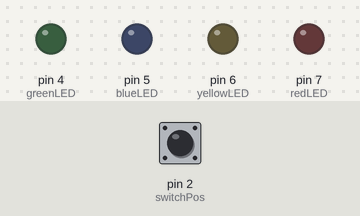
Bench run of a sketch on a simulated Arduino Uno, built with avr-gcc and run on an emulated ATmega328P. Shown: output pins drawn as LEDs (lit = HIGH). The test bench sets the inputs (shaded band); at power-on: pin 2 (switchPos) LOW.

Above: at 1.2 s.
1.3 s: pin 2 (switchPos) pulled HIGH for 0.15 s
At 2.1 s:
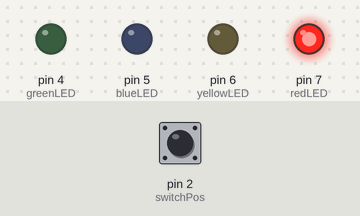
4.4 s: pin 2 (switchPos) pulled HIGH for 1 s
At 7.1 s:
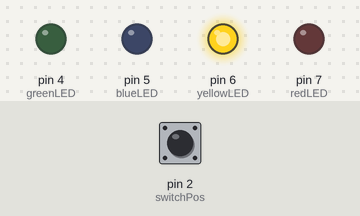
8.4 s: pin 2 (switchPos) pulled HIGH for 3.2 s
At 12.1 s:
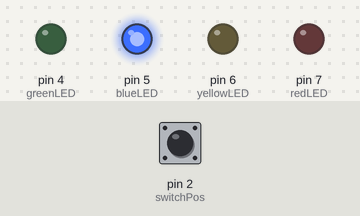
Timing chart, 0 to 14.8 s (numbered marks = the images above; inputs shaded):
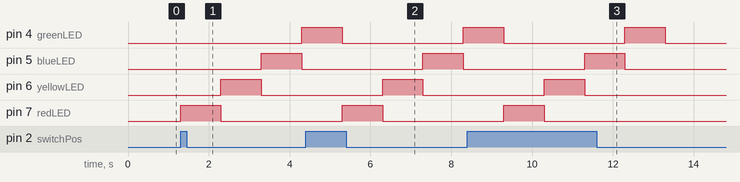

The sketch:

TurnLEDsWithSwitch.ino
```cpp
//initializing our LEDs
int redLED = 7;
int yellowLED = 6;
int blueLED = 5;
int greenLED = 4;
int switchState;
int switchPos = 2;

//function that assigns our LEDs to their pinMode()
void assignLEDs(int led1, int led2, int led3, int led4);

void setup() {
  assignLEDs(redLED, yellowLED, blueLED, greenLED);
  pinMode(switchPos, INPUT);
}

void loop() {
  //turn an LED on for a 1 second
  //turn off, turn the next on
  switchState = digitalRead(switchPos);
  if (switchState == HIGH) {
    digitalWrite(redLED, HIGH);
    delay(1000);
    digitalWrite(redLED, LOW);
    digitalWrite(yellowLED, HIGH);
    delay(1000);
    digitalWrite(yellowLED, LOW);
    digitalWrite(blueLED, HIGH);
    delay(1000);
    digitalWrite(blueLED, LOW);
    digitalWrite(greenLED, HIGH);
    delay(1000);
    digitalWrite(greenLED, LOW);

  } else if(switchState == LOW) {
    digitalWrite(redLED, LOW);
    digitalWrite(yellowLED, LOW);
    digitalWrite(blueLED, LOW);
    digitalWrite(greenLED, LOW);

  }
}

void assignLEDs(int led1, int led2, int led3, int led4) {
  pinMode(led1, OUTPUT);
  pinMode(led2, OUTPUT);
  pinMode(led3, OUTPUT);
  pinMode(led4, OUTPUT);
}
```

Measured:
- after the input at 1.3 s, pin 4 (greenLED): LOW → HIGH after 3.0 s; pin 5 (blueLED): LOW → HIGH after 2.0 s, → LOW 1.0 s later; pin 6 (yellowLED): LOW → HIGH after 1.0 s, → LOW 1.0 s later; pin 7 (redLED): LOW → HIGH at once, → LOW 1.0 s later
- after the input at 4.4 s, pin 5 (blueLED): LOW → HIGH after 2.9 s, → LOW 1.0 s later; pin 6 (yellowLED): LOW → HIGH after 1.9 s, → LOW 1.0 s later; pin 7 (redLED): LOW → HIGH after 0.90 s, → LOW 1.0 s later
- after the input at 8.4 s, pin 5 (blueLED): LOW → HIGH after 2.9 s, → LOW 1.0 s later; pin 6 (yellowLED): LOW → HIGH after 1.9 s, → LOW 1.0 s later; pin 7 (redLED): LOW → HIGH after 0.90 s, → LOW 1.0 s later
